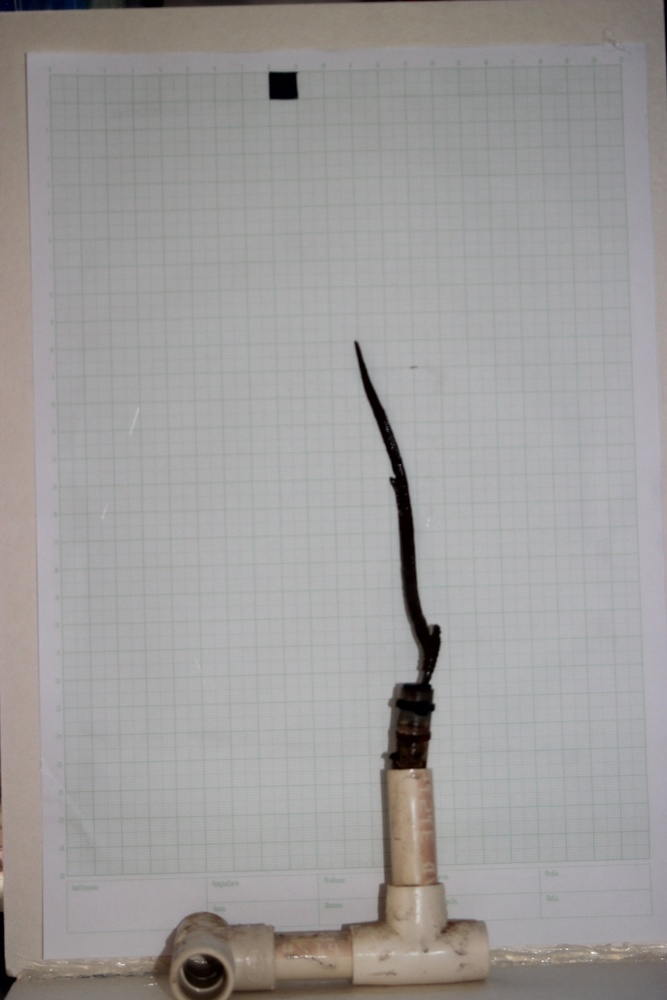
#> input picture Proyecto/Fotos_prueba/rsz_img_6780.jpg, 667 x 1000 px, shrunk from 2592 x 3888 before the run; its folder holds 5 pictures in this run
$ jupyter execute Umbralization_Conected_Components-Francisco.ipynb   (shell and % lines are left out)   (Python 2 division)   (older library calls are emulated)
#> lines starting #> are read from the running program, lines starting #| are printed output that depends on the picture; after the words box and inside, x2 and y2 are one past the last pixel; in counts of white or black regions, pixels touching at a corner belong together
#Coral Area Measurements
##First Look
###Sergio Daniel Hernandez Charpak
###Jose Francisco Molano

<p>Notebook creado para el análisis de las imágenes de corales tomadas por Nancy Ruiz para el grupo BIOMMAR bajo la dirección de Susana Simancas en Uniandes en el marco del proyecto del curso Imágenes y Visión dictado por Marcela Hernández en el semestre 2016-10</p>

<p> Nuestra meta es usar esta librería http://scikit-image.org/docs/stable/api/api.html </p>

<p>Se pueden ver ejemplos en: http://scikit-image.org/docs/stable/auto_examples/index.html </p>

[cell 1]
%pylab inline
import pylab
import numpy as np
import matplotlib.pyplot as plt

[cell 2]
#from skimage.filters import threshold_otsu, threshold_adaptive
from skimage.morphology import disk
from skimage.filters import threshold_otsu, rank
from skimage.util import img_as_ubyte
from skimage.measure import label

[cell 3]
inputfolder = '../Fotos_prueba/'

This is a test on one of the images. We will make use of the glob library to analyze all the images

[cell 4]
input_image = 'rsz_img_6780.jpg'

[cell 5]
image = pylab.imread(inputfolder+input_image)
#> image is the input picture: shape (1000, 667, 3); mean R, G, B 157.6, 155.4, 154.7

[cell 6]
print image.shape
#| (1000, 667, 3)

<p>The image is an RGB image. We will transform it on a first basis to simplify the process.</p>
<p> We follow the example: http://scikit-image.org/docs/stable/auto_examples/color_exposure/plot_adapt_rgb.html#example-color-exposure-plot-adapt-rgb-py </p>

[cell 7]
from skimage.color import rgb2gray
img = rgb2gray(image)

[cell 8]
print img.shape
#| (1000, 667)

[cell 9]
print img
#> (printed output is left out)

[cell 10]
img_mean = np.mean(img)
#> img_mean = 0.611
img_std = np.std(img)
#> img_std = 0.107
img_max = np.max(img)
#> img_max = 0.98
img_min = np.min(img)
#> img_min = 0

[cell 11]
threshold = img_min + 2.0 *img_std
#> threshold = 0.214

[cell 12]
mask = img < threshold
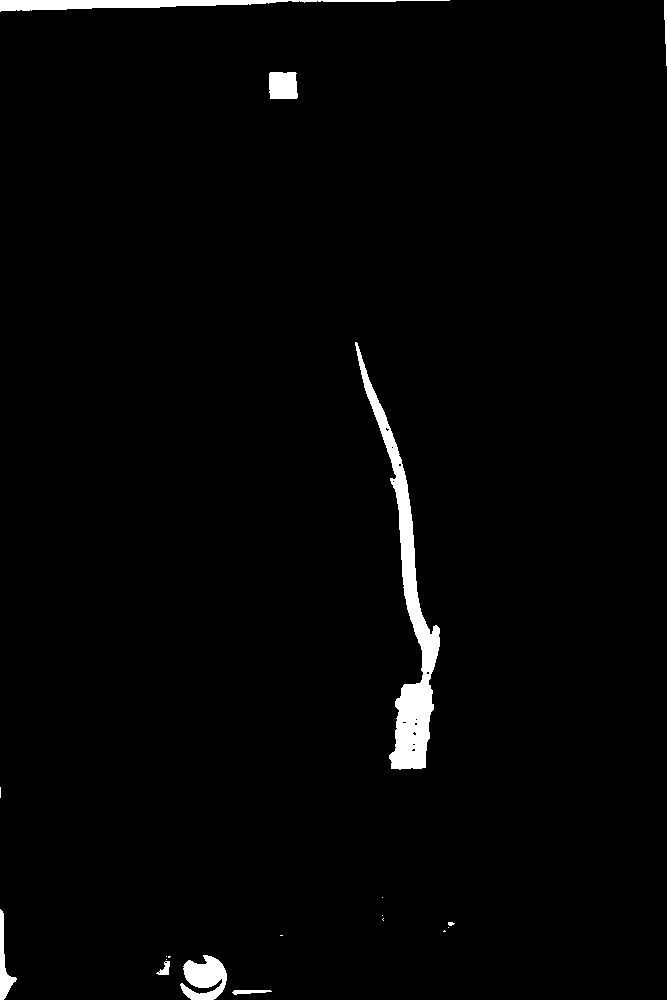
#> mask: shape (1000, 667) bool; 1.9% white; 19 white regions (10 under 20 px), largest, box (x1, y1, x2, y2) and area: (355, 342, 440, 770) 6965, (0, 0, 450, 12) 2372, (180, 955, 227, 1000) 1377
img_thresholded = np.zeros(img.shape)
img_thresholded[mask] = 255

[cell 13]
etiquetas, num = label(img_thresholded, connectivity=1, return_num=True)

[cell 14]
print etiquetas
print num

[cell 15]
print mask
#> (printed output is left out)

[cell 16]
fig, axes = plt.subplots(nrows=3, figsize=(7, 8))
ax0, ax1, ax2 = axes
plt.gray()

ax0.imshow(image)
ax0.set_title('Image RGB')

ax1.imshow(img)
ax1.set_title('Image grey')

ax2.imshow(img_thresholded)
ax2.set_title('Threshold with th = '+ str(threshold))

for ax in axes:
    ax.axis('off')

plt.show()
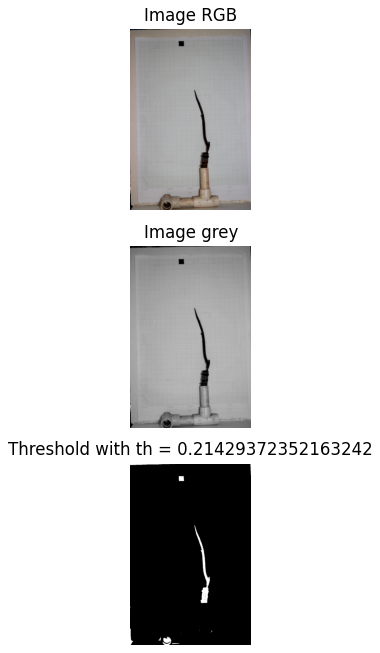
#> figure drawn by matplotlib, 3 panels

[cell 17]
fig = plt.figure(figsize = (10,10))
plt.gray()
imshow(img_thresholded)
plt.savefig("img_man_umbr.png",format = 'png')
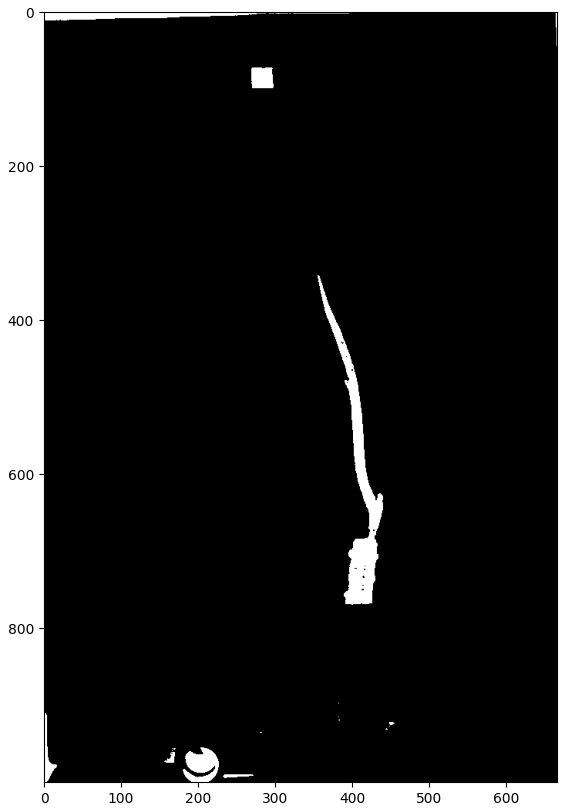
#> figure drawn by matplotlib, 1 panel
plt.xlabel("y(pixels)")
plt.ylabel("x(pixels)")
plt.show()
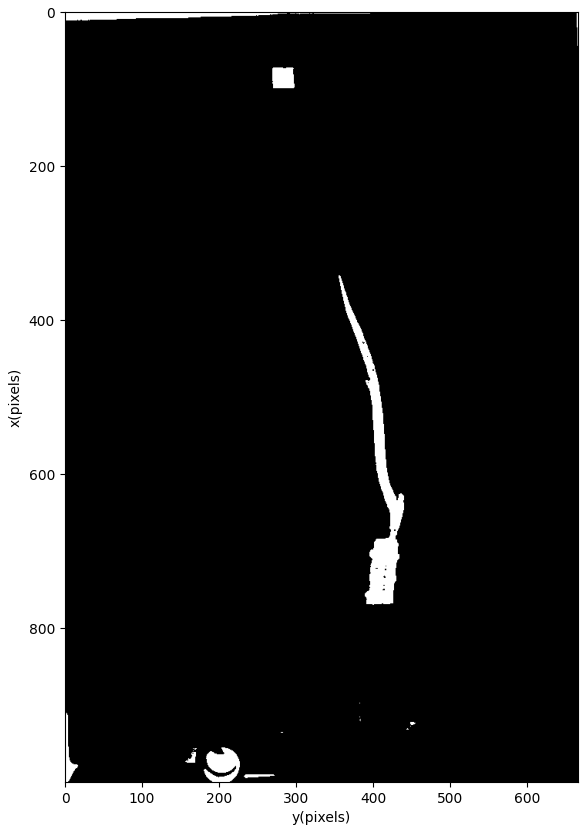
#> figure drawn by matplotlib, 1 panel

[cell 18]
plt.close(fig)

First try at thresholding copying the example: http://scikit-image.org/docs/stable/auto_examples/segmentation/plot_threshold_adaptive.html#example-segmentation-plot-threshold-adaptive-py

[cell 19]
radius = 500
selem = disk(radius)

local_otsu = rank.otsu(img, selem)
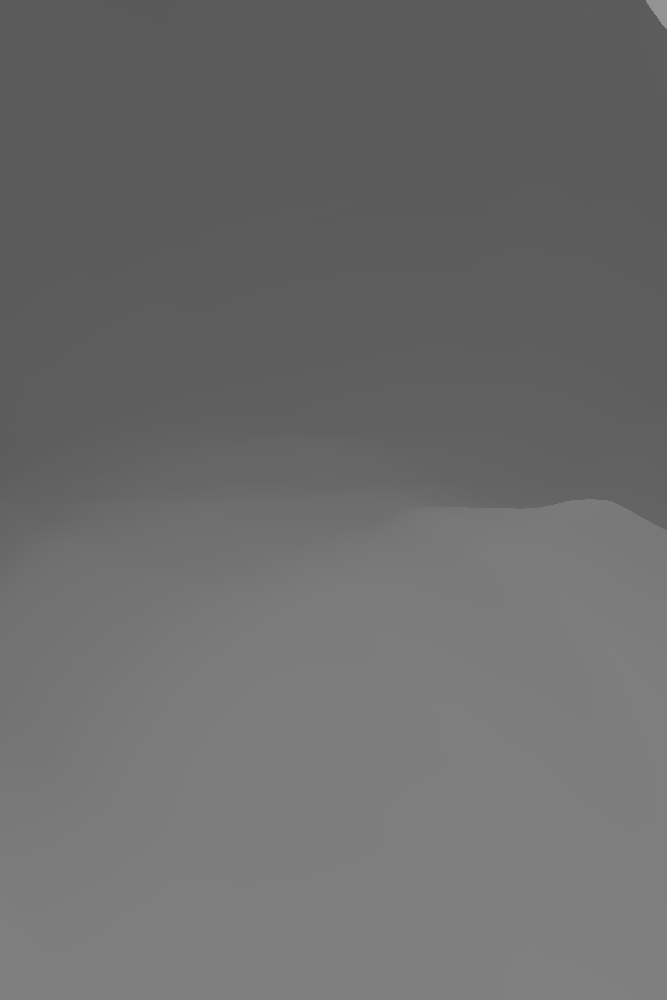
#> local_otsu: shape (1000, 667); min 89, max 147, mean 107.8
threshold_global_otsu = threshold_otsu(img)
#> threshold_global_otsu = 0.492
global_otsu = img >= threshold_global_otsu
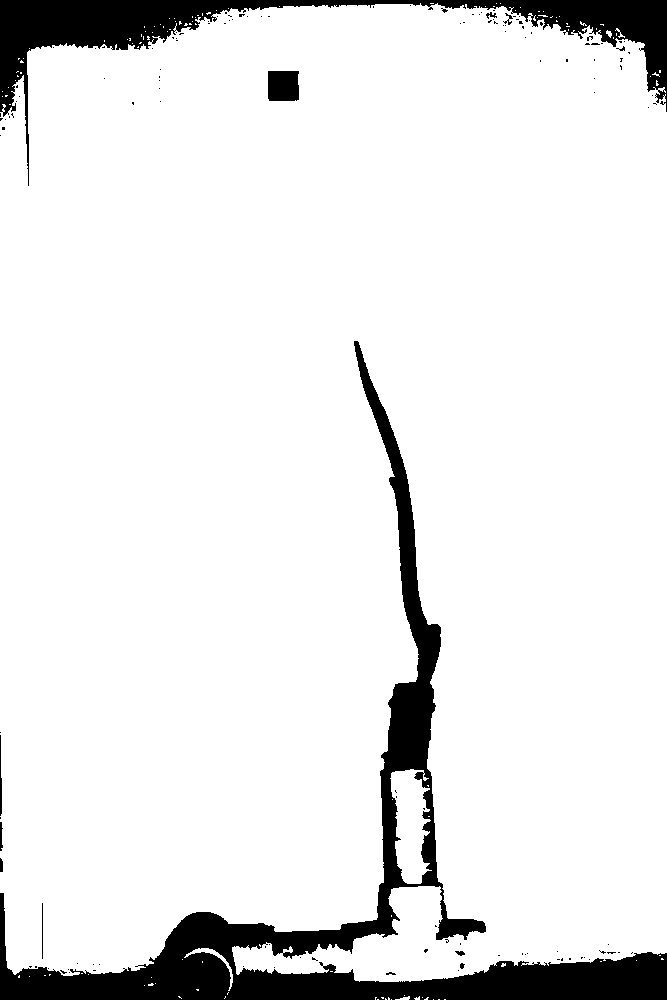
#> global_otsu: shape (1000, 667) bool; 90.9% white; 134 black regions (123 under 20 px), largest, box (x1, y1, x2, y2) and area: (0, 341, 667, 1000) 40229, (0, 0, 667, 186) 18471, (268, 71, 299, 101) 914

[cell 20]
fig = plt.figure(figsize = (10,10))
plt.gray()
imshow(local_otsu)
plt.savefig("img_local_otsu.png",format = 'png')
plt.xlabel("y(pixels)")
plt.ylabel("x(pixels)")
plt.show()

[cell 21]
plt.close(fig)

[cell 22]
fig, axes = plt.subplots(nrows=3, figsize=(7, 8))
ax0, ax1, ax2 = axes
plt.gray()

ax0.imshow(image)
ax0.set_title('Image')

ax1.imshow(global_otsu)
ax1.set_title('Global Otsu thresholding')

ax2.imshow(local_otsu)
ax2.set_title('Local Otsu thresholding')

for ax in axes:
    ax.axis('off')

plt.show()
